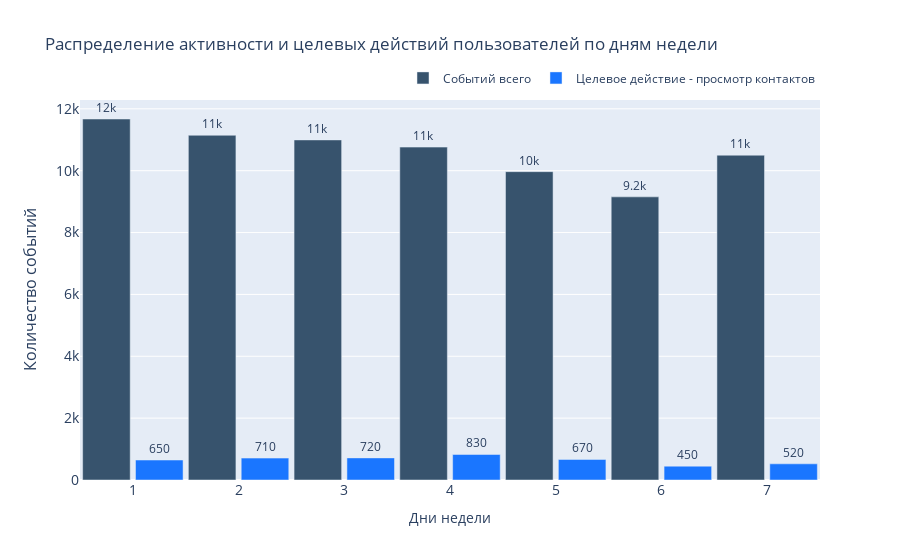

Write notebook code for a chart like this one.
### Code cell
pair_bar_chart(x=total_w['event_weekday'],
               y_1=total_w['events'],
               y_2=total_w['contacts_show'],
               name_1='Событий всего',
               name_2='Целевое действие - просмотр контактов',
               plot_title='Распределение активности и целевых действий пользователей по дням недели',
               xaxis_t='Дни недели',
               yaxis_t='Количество событий',
               legend_outside=True)

### Figure 1 — Plotly figure (JSON) as saved in the notebook; plotly's stock layout.template omitted (floating-point values rounded to 4 significant figures)
{"data": [{"marker": {"color": "rgb(55, 83, 109)"}, "name": "Событий всего", "text": [11671, 11145, 10995, 10762, 9969, 9154, 10501], "textposition": "outside", "texttemplate": "%{text:.2s}", "type": "bar", "x": [1, 2, 3, 4, 5, 6, 7], "y": [11671, 11145, 10995, 10762, 9969, 9154, 10501]}, {"marker": {"color": "rgb(26, 118, 255)"}, "name": "Целевое действие - просмотр контактов", "text": [646, 708, 715, 825, 665, 447, 523], "textposition": "outside", "texttemplate": "%{text:.2s}", "type": "bar", "x": [1, 2, 3, 4, 5, 6, 7], "y": [646, 708, 715, 825, 665, 447, 523]}], "layout": {"autosize": true, "bargap": 0, "bargroupgap": 0.1, "barmode": "group", "legend": {"bgcolor": "rgba(255, 255, 255, 0)", "bordercolor": "rgba(255, 255, 255, 0)", "orientation": "h", "x": 1, "xanchor": "right", "y": 1.02, "yanchor": "bottom"}, "title": {"text": "Распределение активности и целевых действий пользователей по дням недели"}, "xaxis": {"autorange": true, "range": [0.5, 7.5], "tickfont": {"size": 14}, "title": {"text": "Дни недели"}, "type": "linear"}, "yaxis": {"autorange": true, "range": [0, 12290.0], "tickfont": {"size": 14}, "title": {"font": {"size": 16}, "text": "Количество событий"}, "type": "linear"}}}
